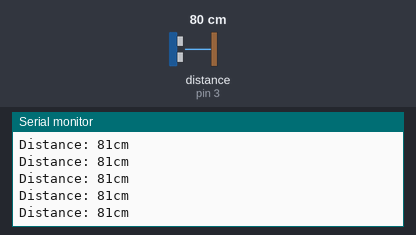
Bench run of a sketch on a simulated Arduino Uno, built with avr-gcc and run on an emulated ATmega328P. Shown: the last lines printed to the serial monitor. Inputs (shaded band) come from the test bench; at power-on: distance to the obstacle (sensor on pin 3) 80 cm. The echo pulse lasts 58.3 µs per cm.

Above: at 1.2 s.
1.3 s: distance to the obstacle (sensor on pin 3) set to 4 cm
At 1.33 s:
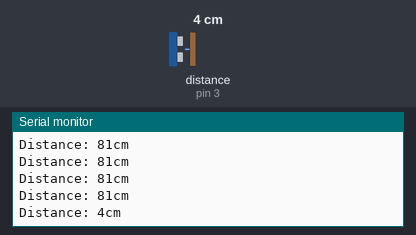
4.3 s: distance to the obstacle (sensor on pin 3) set to 18 cm
At 4.3 s:
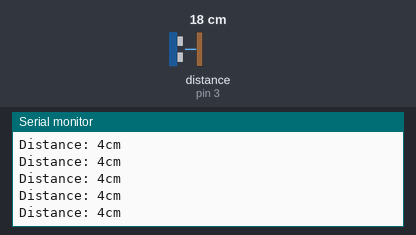
7.3 s: distance to the obstacle (sensor on pin 3) set to 2 cm
At 7.3 s:
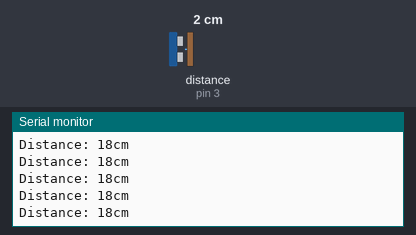
10.3 s: distance to the obstacle (sensor on pin 3) set to 120 cm
At 10.41 s:
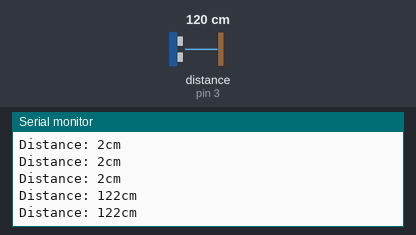
Timing chart, 0 to 13.3 s (numbered marks = the images above; inputs shaded):
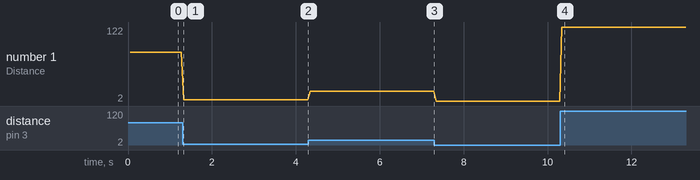

Measured:
- after the input at 1.3 s, the serial monitor: prints a new line at once (image 1)
- after the input at 10.3 s, the serial monitor: prints a new line at once (image 4)
- plotted number 1: 81 → 4 after the input at 1.3 s, 4 → 18 after the input at 4.3 s, 18 → 2 after the input at 7.3 s, 2 → 122 after the input at 10.3 s

The sketch:

ultrasound3.ino
```cpp
#include <NewPing.h>

#define TRIGGER_PIN  2
#define ECHO_PIN     3
#define MAX_DISTANCE 400

NewPing sonar(TRIGGER_PIN, ECHO_PIN, MAX_DISTANCE);

void setup() {
  Serial.begin(9600);
}

void loop() {
  delay(50);
  Serial.print("Distance: ");
  Serial.print(sonar.ping_cm());
 int distance = sonar.ping_cm();
  Serial.println("cm");
}
```
